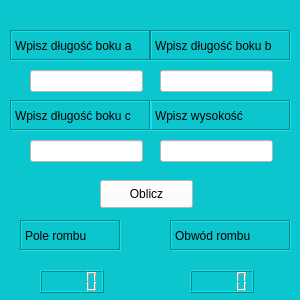
<?xml version="1.0" encoding="UTF-8"?>
<ui version="4.0">
 <class>Roznoboczny</class>
 <widget class="QWidget" name="Roznoboczny">
  <property name="geometry">
   <rect>
    <x>0</x>
    <y>0</y>
    <width>300</width>
    <height>300</height>
   </rect>
  </property>
  <property name="minimumSize">
   <size>
    <width>300</width>
    <height>300</height>
   </size>
  </property>
  <property name="maximumSize">
   <size>
    <width>300</width>
    <height>300</height>
   </size>
  </property>
  <property name="windowTitle">
   <string>Form</string>
  </property>
  <property name="styleSheet">
   <string notr="true">background:rgb(11, 198, 205)</string>
  </property>
  <widget class="QLabel" name="label">
   <property name="geometry">
    <rect>
     <x>10</x>
     <y>30</y>
     <width>141</width>
     <height>31</height>
    </rect>
   </property>
   <property name="styleSheet">
    <string notr="true">labelcolor:rgb(204, 204, 204)</string>
   </property>
   <property name="frameShape">
    <enum>QFrame::Box</enum>
   </property>
   <property name="frameShadow">
    <enum>QFrame::Sunken</enum>
   </property>
   <property name="lineWidth">
    <number>1</number>
   </property>
   <property name="midLineWidth">
    <number>0</number>
   </property>
   <property name="text">
    <string>Wpisz długość boku a</string>
   </property>
   <property name="wordWrap">
    <bool>false</bool>
   </property>
   <property name="textInteractionFlags">
    <set>Qt::LinksAccessibleByMouse</set>
   </property>
  </widget>
  <widget class="QPushButton" name="obliczButton">
   <property name="geometry">
    <rect>
     <x>100</x>
     <y>180</y>
     <width>93</width>
     <height>28</height>
    </rect>
   </property>
   <property name="styleSheet">
    <string notr="true">background:rgb(255, 255, 255)</string>
   </property>
   <property name="text">
    <string>Oblicz</string>
   </property>
  </widget>
  <widget class="QLabel" name="label_2">
   <property name="geometry">
    <rect>
     <x>20</x>
     <y>220</y>
     <width>101</width>
     <height>31</height>
    </rect>
   </property>
   <property name="styleSheet">
    <string notr="true">labelcolor:rgb(204, 204, 204)</string>
   </property>
   <property name="frameShape">
    <enum>QFrame::Box</enum>
   </property>
   <property name="frameShadow">
    <enum>QFrame::Sunken</enum>
   </property>
   <property name="lineWidth">
    <number>1</number>
   </property>
   <property name="midLineWidth">
    <number>0</number>
   </property>
   <property name="text">
    <string>Pole rombu</string>
   </property>
   <property name="wordWrap">
    <bool>false</bool>
   </property>
   <property name="textInteractionFlags">
    <set>Qt::LinksAccessibleByMouse</set>
   </property>
  </widget>
  <widget class="QLabel" name="label_3">
   <property name="geometry">
    <rect>
     <x>170</x>
     <y>220</y>
     <width>121</width>
     <height>31</height>
    </rect>
   </property>
   <property name="styleSheet">
    <string notr="true">labelcolor:rgb(204, 204, 204)</string>
   </property>
   <property name="frameShape">
    <enum>QFrame::Box</enum>
   </property>
   <property name="frameShadow">
    <enum>QFrame::Sunken</enum>
   </property>
   <property name="lineWidth">
    <number>1</number>
   </property>
   <property name="midLineWidth">
    <number>0</number>
   </property>
   <property name="text">
    <string>Obwód rombu</string>
   </property>
   <property name="wordWrap">
    <bool>false</bool>
   </property>
   <property name="textInteractionFlags">
    <set>Qt::LinksAccessibleByMouse</set>
   </property>
  </widget>
  <widget class="QLCDNumber" name="lcdPole">
   <property name="geometry">
    <rect>
     <x>40</x>
     <y>270</y>
     <width>64</width>
     <height>23</height>
    </rect>
   </property>
  </widget>
  <widget class="QLCDNumber" name="lcdObwod">
   <property name="geometry">
    <rect>
     <x>190</x>
     <y>270</y>
     <width>64</width>
     <height>23</height>
    </rect>
   </property>
  </widget>
  <widget class="QLineEdit" name="line_bok_b">
   <property name="geometry">
    <rect>
     <x>160</x>
     <y>70</y>
     <width>113</width>
     <height>22</height>
    </rect>
   </property>
   <property name="styleSheet">
    <string notr="true">background:rgb(255, 255, 255)</string>
   </property>
   <property name="alignment">
    <set>Qt::AlignHCenter|Qt::AlignTop</set>
   </property>
  </widget>
  <widget class="QLabel" name="label_4">
   <property name="geometry">
    <rect>
     <x>150</x>
     <y>30</y>
     <width>141</width>
     <height>31</height>
    </rect>
   </property>
   <property name="styleSheet">
    <string notr="true">labelcolor:rgb(204, 204, 204)</string>
   </property>
   <property name="frameShape">
    <enum>QFrame::Box</enum>
   </property>
   <property name="frameShadow">
    <enum>QFrame::Sunken</enum>
   </property>
   <property name="lineWidth">
    <number>1</number>
   </property>
   <property name="midLineWidth">
    <number>0</number>
   </property>
   <property name="text">
    <string>Wpisz długość boku b</string>
   </property>
   <property name="wordWrap">
    <bool>false</bool>
   </property>
   <property name="textInteractionFlags">
    <set>Qt::LinksAccessibleByMouse</set>
   </property>
  </widget>
  <widget class="QLineEdit" name="line_bok_a">
   <property name="geometry">
    <rect>
     <x>30</x>
     <y>70</y>
     <width>113</width>
     <height>22</height>
    </rect>
   </property>
   <property name="layoutDirection">
    <enum>Qt::LeftToRight</enum>
   </property>
   <property name="styleSheet">
    <string notr="true">background:rgb(255, 255, 255)</string>
   </property>
   <property name="inputMethodHints">
    <set>Qt::ImhNone</set>
   </property>
   <property name="text">
    <string/>
   </property>
   <property name="alignment">
    <set>Qt::AlignHCenter|Qt::AlignTop</set>
   </property>
  </widget>
  <widget class="QLineEdit" name="line_wysokosc_2">
   <property name="geometry">
    <rect>
     <x>160</x>
     <y>140</y>
     <width>113</width>
     <height>22</height>
    </rect>
   </property>
   <property name="styleSheet">
    <string notr="true">background:rgb(255, 255, 255)</string>
   </property>
   <property name="alignment">
    <set>Qt::AlignHCenter|Qt::AlignTop</set>
   </property>
  </widget>
  <widget class="QLineEdit" name="line_bok_c">
   <property name="geometry">
    <rect>
     <x>30</x>
     <y>140</y>
     <width>113</width>
     <height>22</height>
    </rect>
   </property>
   <property name="layoutDirection">
    <enum>Qt::LeftToRight</enum>
   </property>
   <property name="styleSheet">
    <string notr="true">background:rgb(255, 255, 255)</string>
   </property>
   <property name="inputMethodHints">
    <set>Qt::ImhNone</set>
   </property>
   <property name="text">
    <string/>
   </property>
   <property name="alignment">
    <set>Qt::AlignHCenter|Qt::AlignTop</set>
   </property>
  </widget>
  <widget class="QLabel" name="label_5">
   <property name="geometry">
    <rect>
     <x>150</x>
     <y>100</y>
     <width>141</width>
     <height>31</height>
    </rect>
   </property>
   <property name="styleSheet">
    <string notr="true">labelcolor:rgb(204, 204, 204)</string>
   </property>
   <property name="frameShape">
    <enum>QFrame::Box</enum>
   </property>
   <property name="frameShadow">
    <enum>QFrame::Sunken</enum>
   </property>
   <property name="lineWidth">
    <number>1</number>
   </property>
   <property name="midLineWidth">
    <number>0</number>
   </property>
   <property name="text">
    <string>Wpisz wysokość</string>
   </property>
   <property name="wordWrap">
    <bool>false</bool>
   </property>
   <property name="textInteractionFlags">
    <set>Qt::LinksAccessibleByMouse</set>
   </property>
  </widget>
  <widget class="QLabel" name="label_6">
   <property name="geometry">
    <rect>
     <x>10</x>
     <y>100</y>
     <width>141</width>
     <height>31</height>
    </rect>
   </property>
   <property name="styleSheet">
    <string notr="true">labelcolor:rgb(204, 204, 204)</string>
   </property>
   <property name="frameShape">
    <enum>QFrame::Box</enum>
   </property>
   <property name="frameShadow">
    <enum>QFrame::Sunken</enum>
   </property>
   <property name="lineWidth">
    <number>1</number>
   </property>
   <property name="midLineWidth">
    <number>0</number>
   </property>
   <property name="text">
    <string>Wpisz długość boku c</string>
   </property>
   <property name="wordWrap">
    <bool>false</bool>
   </property>
   <property name="textInteractionFlags">
    <set>Qt::LinksAccessibleByMouse</set>
   </property>
  </widget>
 </widget>
 <resources/>
 <connections/>
</ui>
